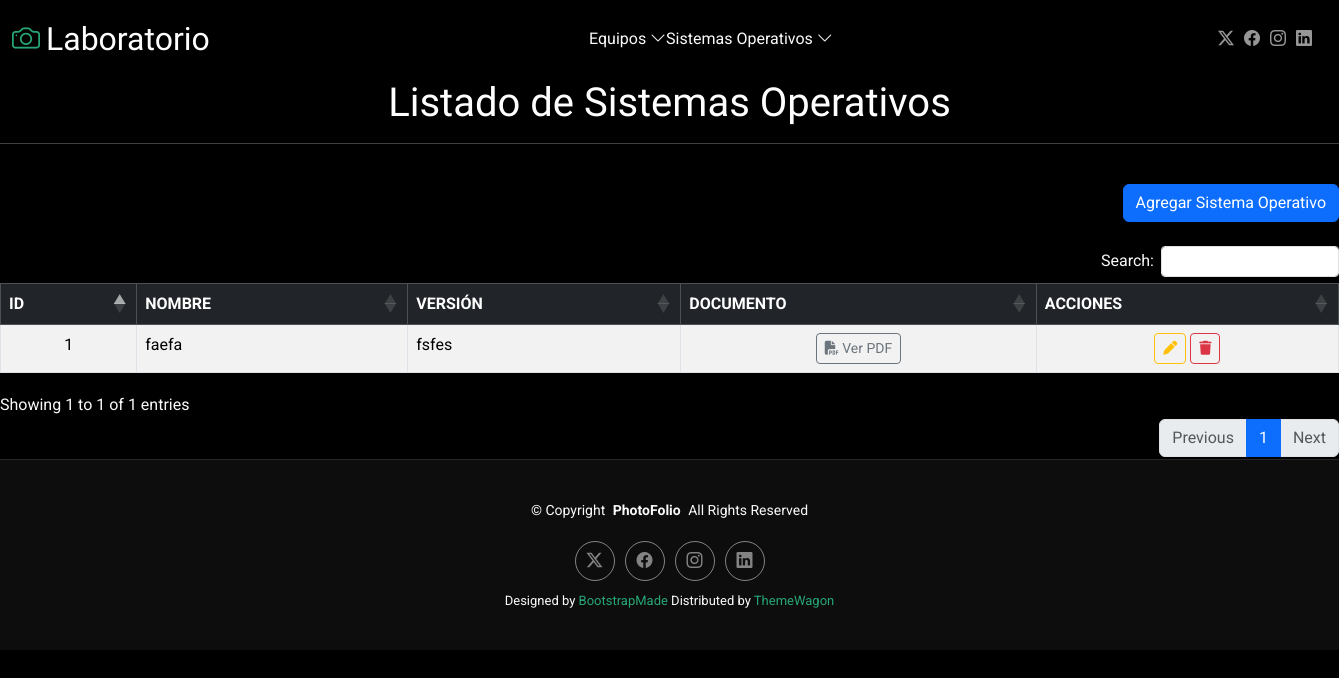
The page /listarSO on the database as committed earlier.
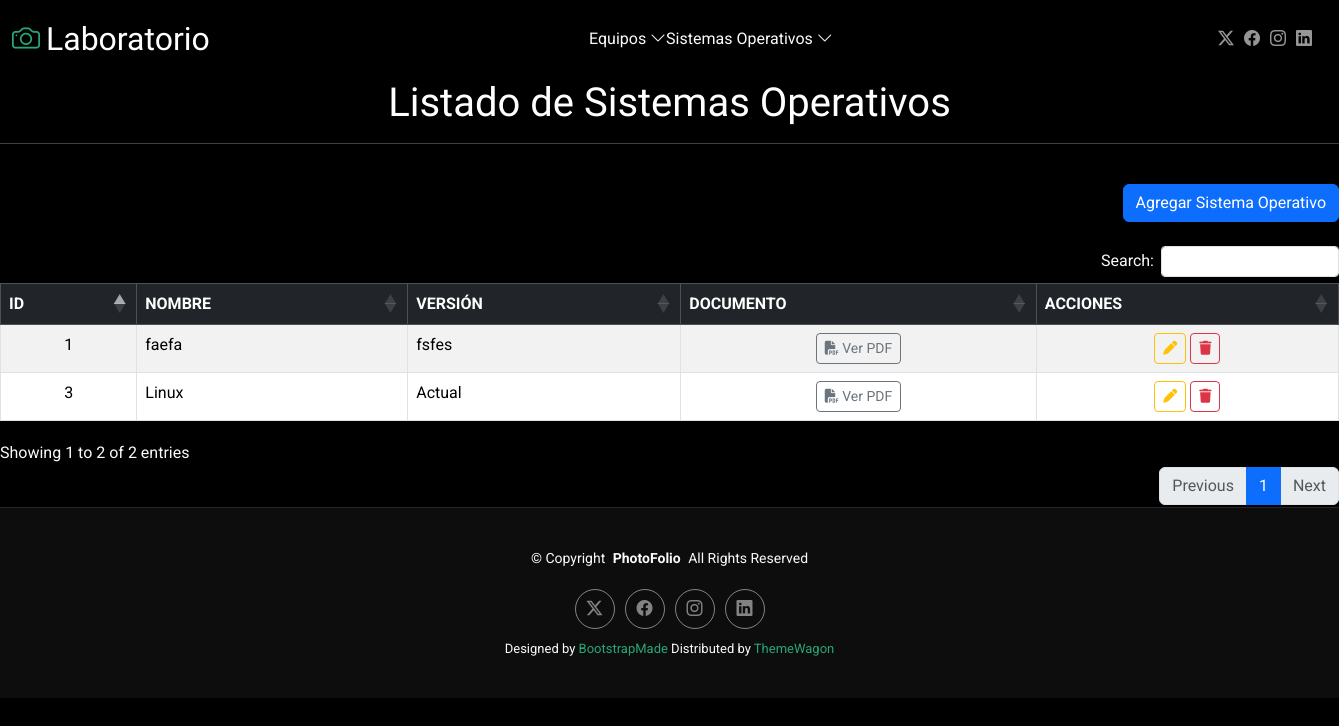
The same page on the database as committed later.
### Aplicaciones/SistemaOperativo/models.py (models this page shows, shortened)
class SistemaOperativo(models.Model):
    nombre = models.CharField(max_length=100)
    version = models.CharField(max_length=50)
    documentacion = models.FileField(upload_to='documentos_so/', null=True, blank=True)

### Aplicaciones/SistemaOperativo/views.py (the view)
# urls.py: path('listarSO',views.inicio,name='listarSO'),
def inicio(request):
    sistemas_operativos = SistemaOperativo.objects.all()
    return render(request, "listarSO.html", {'sistemas_operativos': sistemas_operativos})

### Aplicaciones/SistemaOperativo/templates/listarSO.html (shortened to what this page needs)
{% extends 'plantilla.html' %}
{% load static %}
{% block body %}
<h1 class="text-center">Listado de Sistemas Operativos</h1>
<hr><br>
<div class="text-end">
  <a href="nuevoSO" class="btn btn-primary">Agregar Sistema Operativo</a>
</div>
<br>
<table class="table table-bordered table-striped table-hover" id="tbl_so">
  <thead class="table-dark text-center">
    <tr>
      <th>ID</th>
      <th>NOMBRE</th>
      <th>VERSIÓN</th>
      <th>DOCUMENTO</th>
      <th>ACCIONES</th>
    </tr>
  </thead>
  <tbody>
    {% for so in sistemas_operativos %}
    <tr>
      <td class="text-center">{{ so.id }}</td>
      <td>{{ so.nombre }}</td>
      <td>{{ so.version }}</td>
      <td class="text-center">
        {% if so.documentacion %}
          <a class="btn btn-sm btn-outline-secondary" href="{{ so.documentacion.url }}" target="_blank">
            <i class="fa fa-file-pdf"></i> Ver PDF
          </a>
        {% else %}
          <span class="text-muted">Sin PDF</span>
        {% endif %}
      </td>
      <td class="text-center">
        <a class="btn btn-sm btn-outline-warning" href="editarSO/{{so.id}}">
          <i class="fa fa-pen"></i>
        </a>
        <button class="btn btn-sm btn-outline-danger" onclick="eliminarSO('{{ so.id }}')">
          <i class="fa fa-trash"></i>
        </button>
      </td>
    </tr>
    {% endfor %}
  </tbody>
</table>
{% endblock %}

Rows that differ between the two databases and show on the page:
added SistemaOperativo: id "3", nombre "Linux", version "Actual"
Other text that changed with them:
text written by a page script: "Search: Showing 1 to 1 of 1 entries Previous 1 Next" → "Search: Showing 1 to 2 of 2 entries Previous 1 Next"
